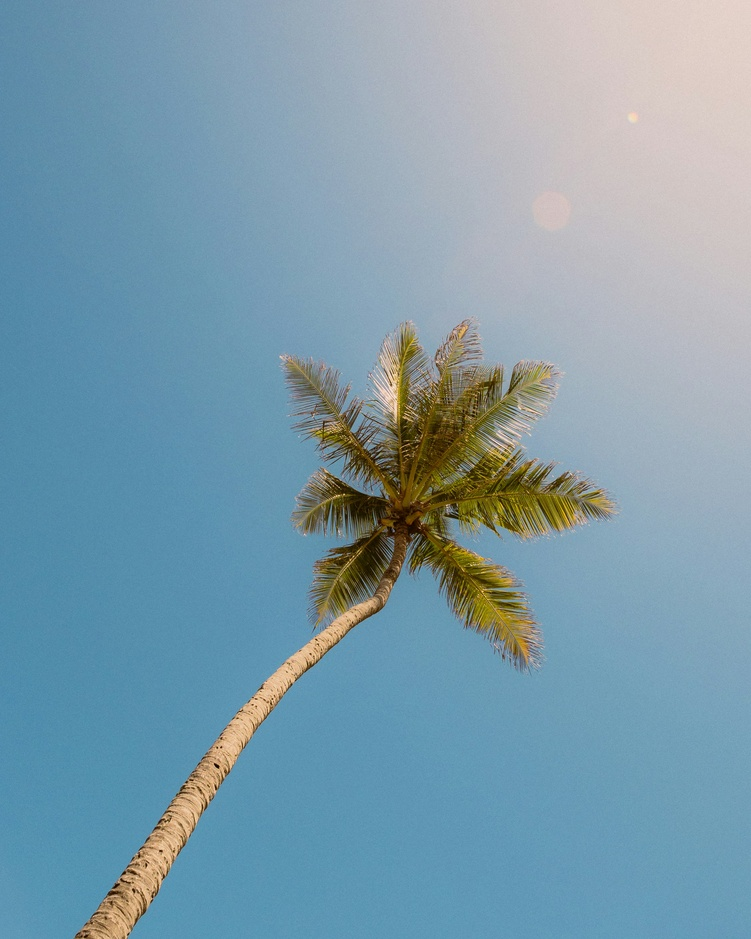
#> input picture images/test.jpg, 751 x 939 px, shrunk from 2566 x 3208 before the run, found by its file name
$ python assignment_4.py
#> lines starting #> are read from the running program, lines starting #| are printed output that depends on the picture
import cv2
import numpy as np
import matplotlib.pyplot as plt


image = cv2.imread('test.jpg', cv2.IMREAD_GRAYSCALE)
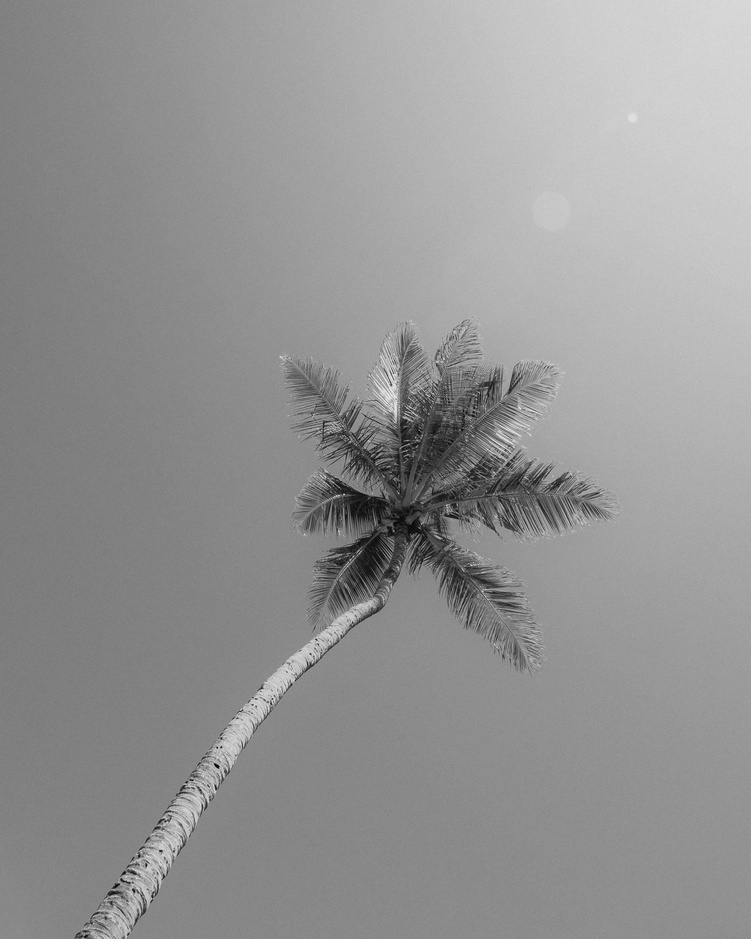
#> image: shape (939, 751); min 3, max 241, mean 148.2


def custom_threshold(img, thresh_value):
    result = np.zeros_like(img)
    result[img >= thresh_value] = 255
    return result


threshold_values = [80, 128, 180]
step_results = [custom_threshold(image, t) for t in threshold_values]
#> step_results = 3 items


def log_transform(img, c=1):
#> called with c = 1
    img_float = img.astype(np.float32)
    log_img = c * np.log1p(img_float)
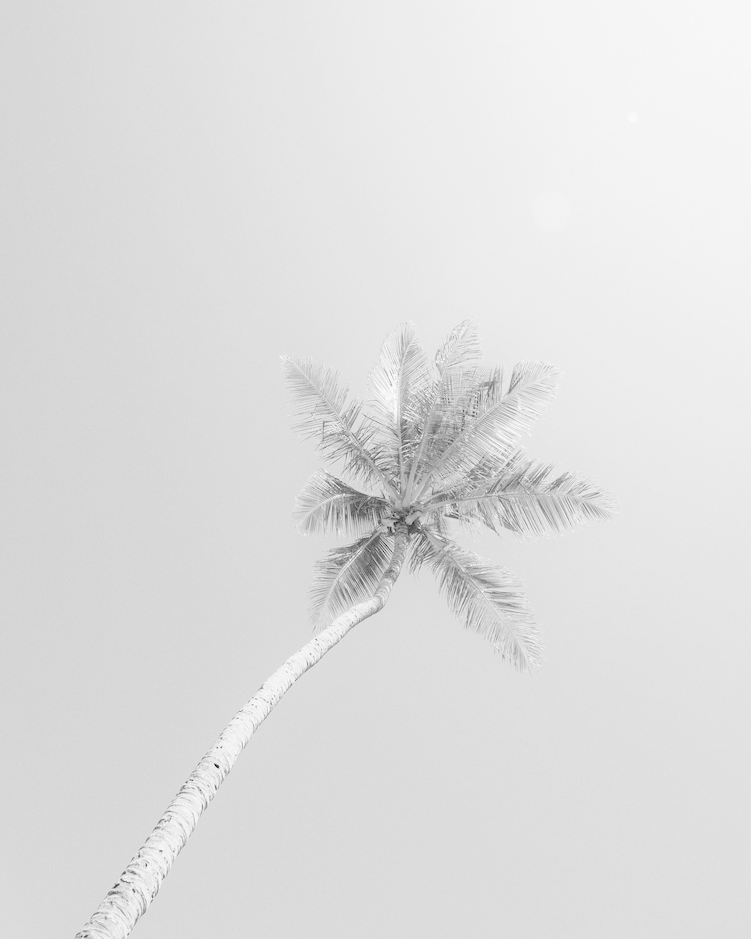
#> log_img: shape (939, 751) float32; min 1.39, max 5.49, mean 4.98; drawn with min black and max white
    log_img = np.uint8(255 * log_img / np.max(log_img))
    return log_img

log_img = log_transform(image)


def gamma_transform(img, gamma=0.5):
#> called with gamma = 0.5
    img_float = img.astype(np.float32) / 255.0
    gamma_img = np.power(img_float, gamma)
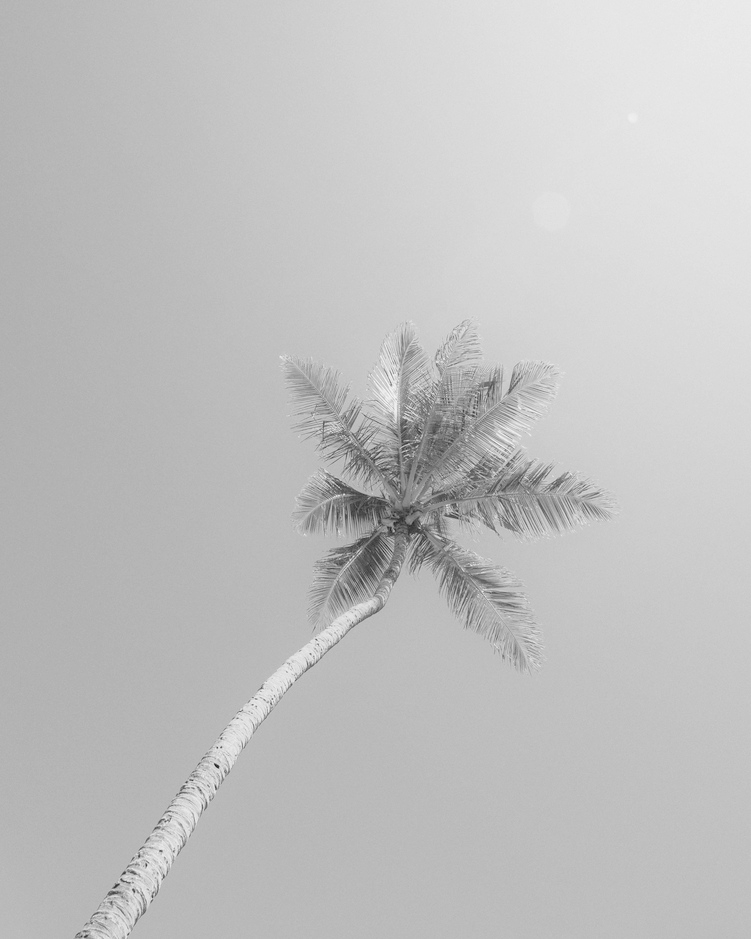
#> gamma_img: shape (939, 751) float32; min 0.108, max 0.972, mean 0.758
    gamma_img = np.uint8(255 * gamma_img)
    return gamma_img

gamma_img = gamma_transform(image, gamma=0.5)


titles = [
    "Original",
    "Step Thresh 80",
    "Step Thresh 128",
    "Step Thresh 180",
    "Log Transform",
    "Gamma Transform"
]
images = [image] + step_results + [log_img, gamma_img]
#> images = 6 items


fig, axes = plt.subplots(len(images), 2, figsize=(8, 12))

for i, (img, title) in enumerate(zip(images, titles)):

    axes[i, 0].imshow(img, cmap='gray')
    axes[i, 0].set_title(title)
    axes[i, 0].axis('off')


    axes[i, 1].hist(img.ravel(), bins=256, range=(0, 255), color='black')
    axes[i, 1].set_title(f"{title} Histogram")
#> this loop made 6 passes
#> title on passes 1 to 6: 'Original', 'Step Thresh 80', 'Step Thresh 128', 'Step Thresh 180', 'Log Transform', 'Gamma Transform'

plt.tight_layout()
plt.show()
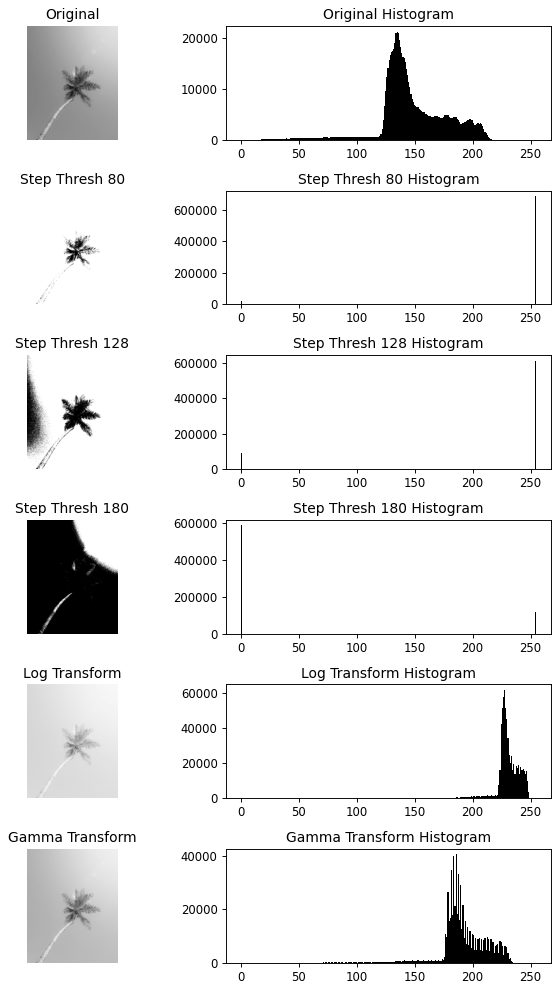
#> figure drawn by matplotlib, 12 panels; panel 2: tallest bar 21319 high, from x = 134.5 to 135.5; panel 4: tallest bar 685681 high, from x = 254 to 255; panel 6: tallest bar 613671 high, from x = 254 to 255; panel 8: tallest bar 587786 high, from x = 0 to 0.996

$ run again, with images/deer.jpg copied over images/test.jpg
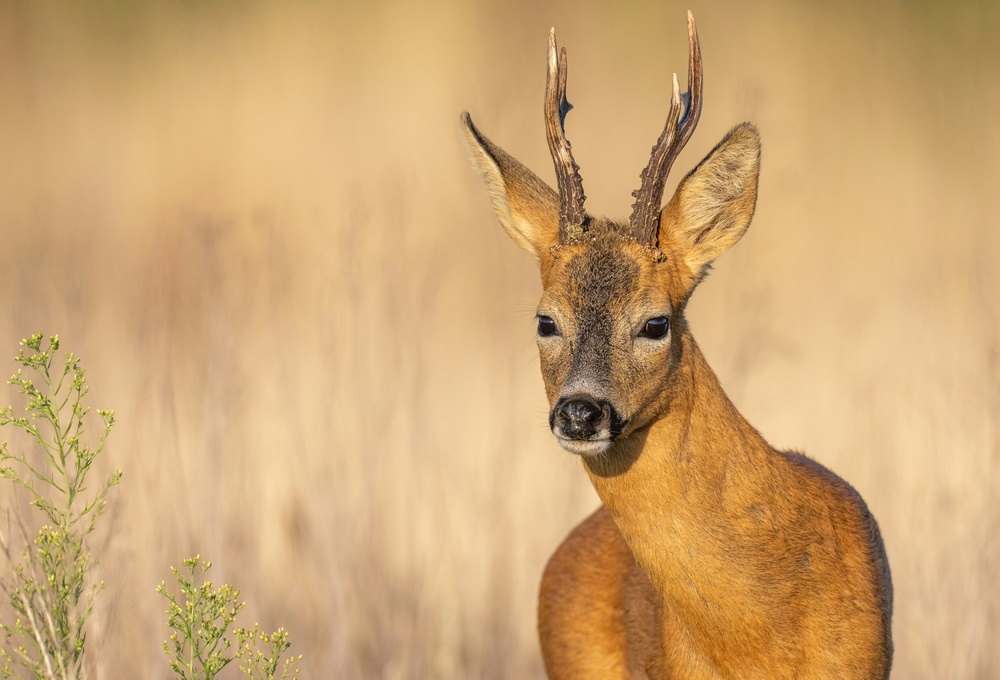
#> input picture images/deer.jpg, 1000 x 680 px, shrunk from 5642 x 3837 before the run, found by its file name
#> `image = cv2.imread('test.jpg', cv2.IMREAD_GRAYSCALE)`:
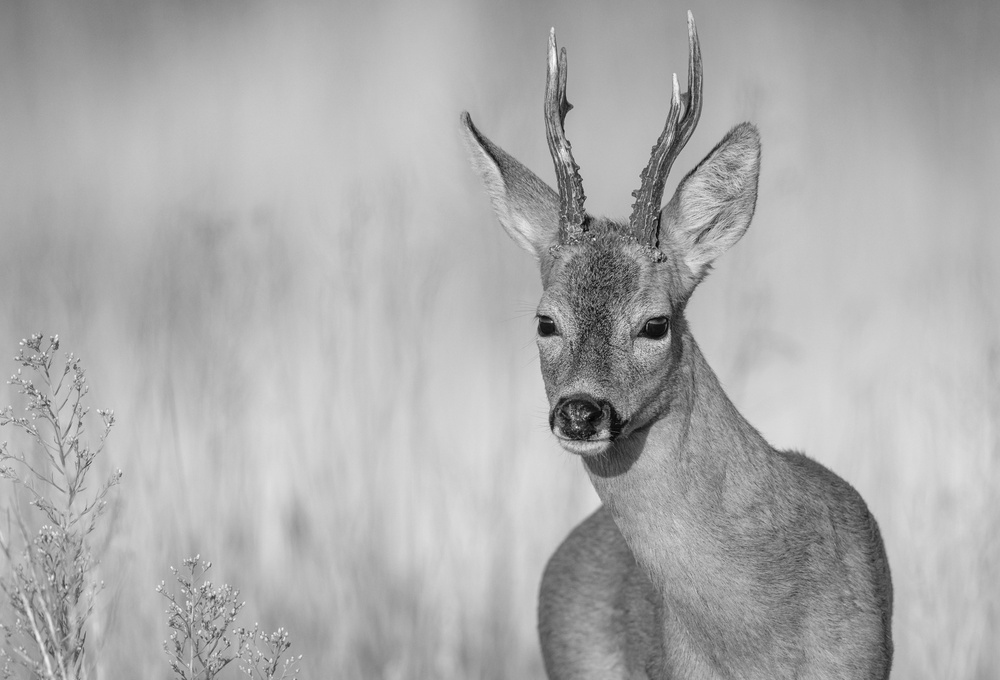
#> image: shape (680, 1000); min 2, max 255, mean 172
#> step_results = 3 items
#> in gamma_transform, `gamma_img = np.power(img_float, gamma)`:
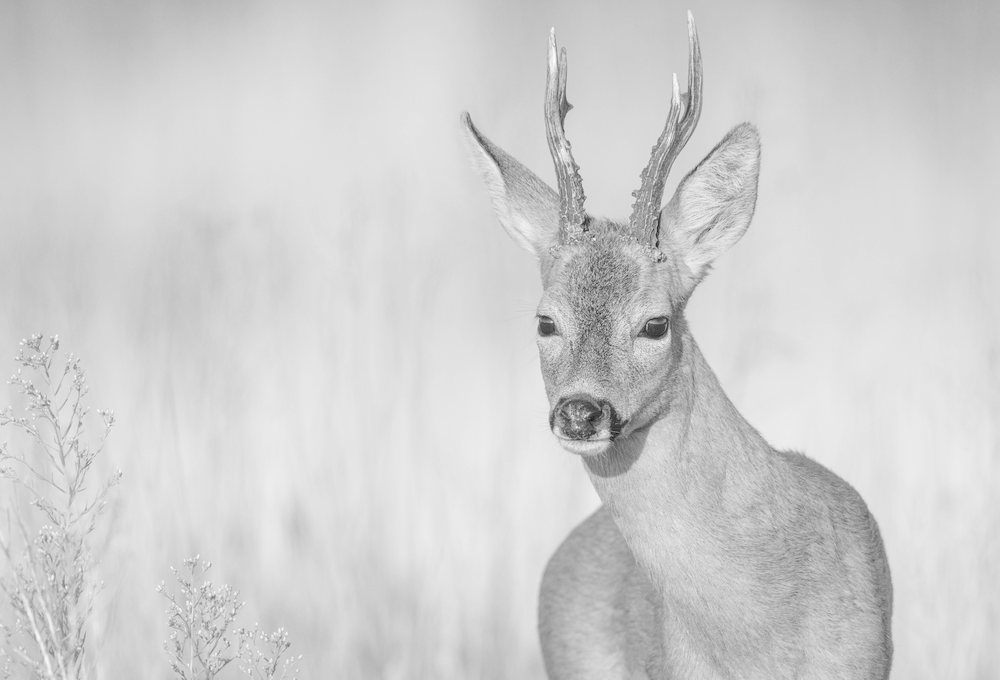
#> gamma_img: shape (680, 1000) float32; min 0.0886, max 1, mean 0.817
#> images = 6 items
#> the loop `for i, (img, title) in enumerate(zip(images, titles)): ` made 6 passes
#> title on passes 1 to 6: 'Original', 'Step Thresh 80', 'Step Thresh 128', 'Step Thresh 180', 'Log Transform', 'Gamma Transform'

$ run again, with images/flower.jpg copied over images/test.jpg
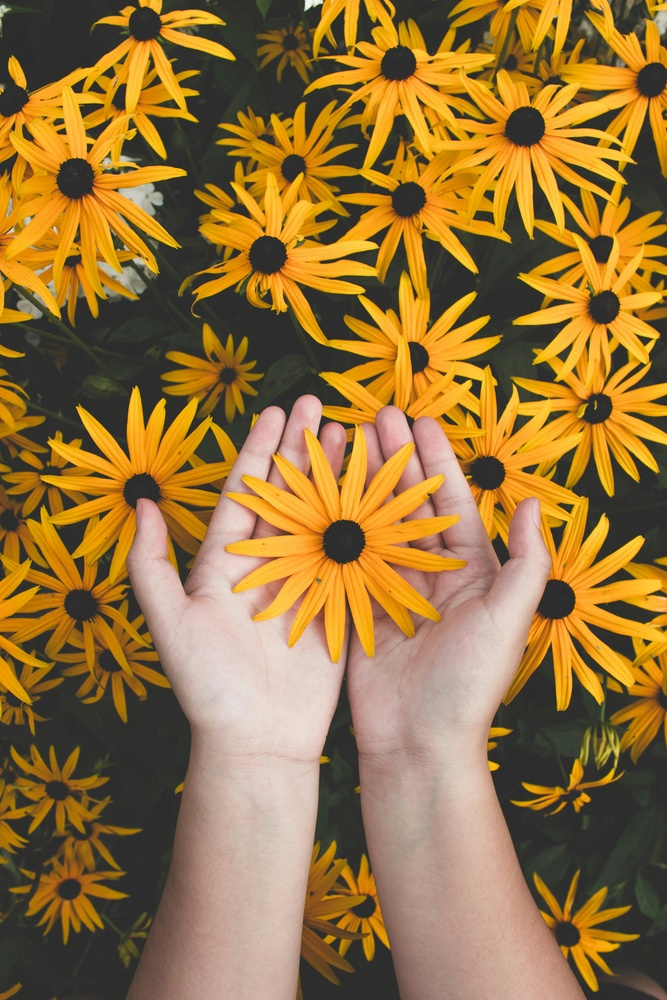
#> input picture images/flower.jpg, 667 x 1000 px, shrunk from 3456 x 5184 before the run, found by its file name
#> `image = cv2.imread('test.jpg', cv2.IMREAD_GRAYSCALE)`:
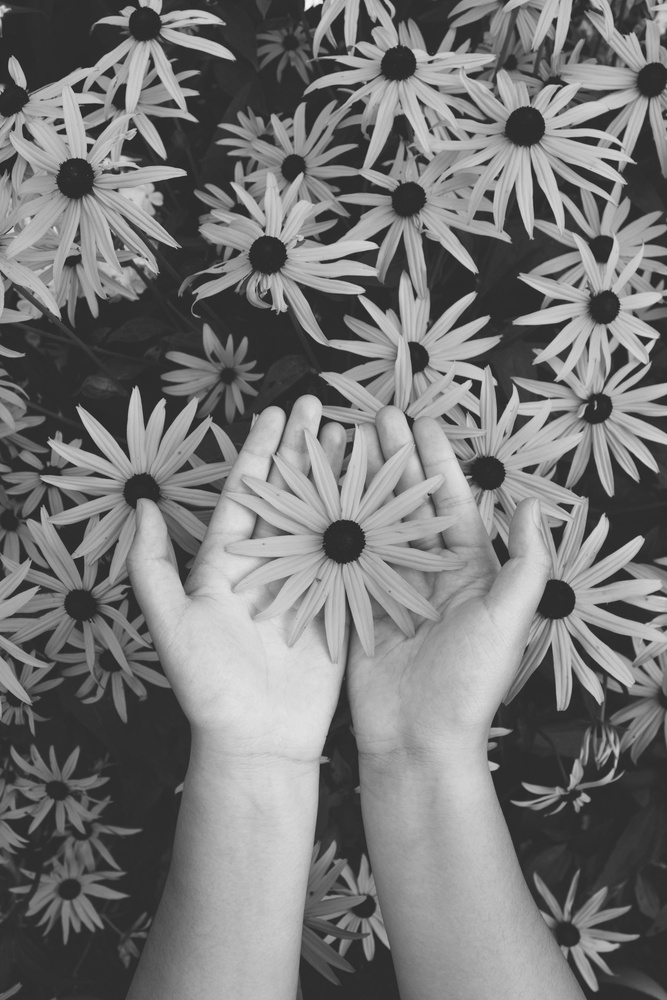
#> image: shape (1000, 667); min 30, max 248, mean 118.9
#> step_results = 3 items
#> in gamma_transform, `gamma_img = np.power(img_float, gamma)`:
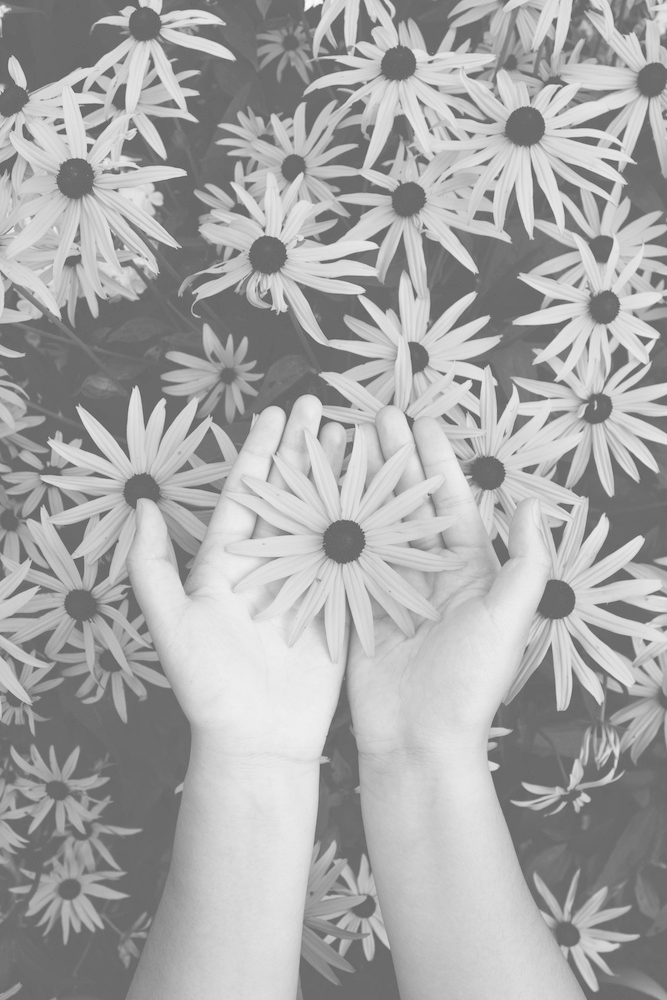
#> gamma_img: shape (1000, 667) float32; min 0.343, max 0.986, mean 0.658
#> images = 6 items
#> the loop `for i, (img, title) in enumerate(zip(images, titles)): ` made 6 passes
#> title on passes 1 to 6: 'Original', 'Step Thresh 80', 'Step Thresh 128', 'Step Thresh 180', 'Log Transform', 'Gamma Transform'
